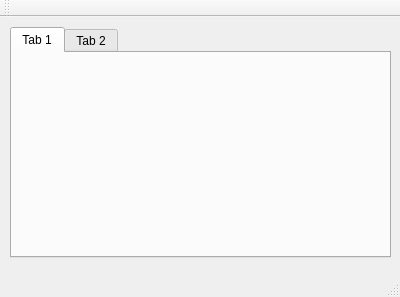
<?xml version="1.0" encoding="UTF-8"?>
<ui version="4.0">
 <class>MainWindow</class>
 <widget class="QMainWindow" name="MainWindow">
  <property name="geometry">
   <rect>
    <x>0</x>
    <y>0</y>
    <width>400</width>
    <height>297</height>
   </rect>
  </property>
  <property name="windowTitle">
   <string>MainWindow</string>
  </property>
  <widget class="QWidget" name="centralWidget">
   <widget class="QTabWidget" name="tabWidget">
    <property name="geometry">
     <rect>
      <x>10</x>
      <y>10</y>
      <width>381</width>
      <height>231</height>
     </rect>
    </property>
    <widget class="QWidget" name="tab">
     <attribute name="title">
      <string>Tab 1</string>
     </attribute>
    </widget>
    <widget class="QWidget" name="tab_2">
     <attribute name="title">
      <string>Tab 2</string>
     </attribute>
    </widget>
   </widget>
  </widget>
  <widget class="QMenuBar" name="menuBar">
   <property name="geometry">
    <rect>
     <x>0</x>
     <y>0</y>
     <width>400</width>
     <height>21</height>
    </rect>
   </property>
  </widget>
  <widget class="QToolBar" name="mainToolBar">
   <attribute name="toolBarArea">
    <enum>TopToolBarArea</enum>
   </attribute>
   <attribute name="toolBarBreak">
    <bool>false</bool>
   </attribute>
  </widget>
  <widget class="QStatusBar" name="statusBar"/>
 </widget>
 <layoutdefault spacing="6" margin="11"/>
 <resources/>
 <connections/>
</ui>
